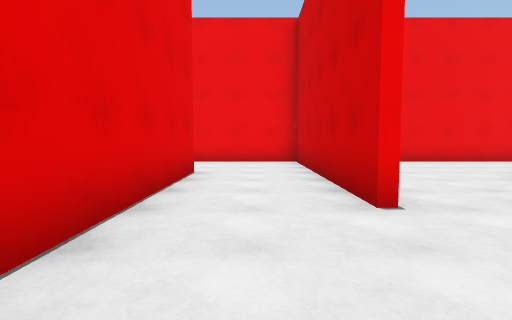
view 1 (above)

19 first-person views from a walk through a scene from a Unity 3-D project. The camera is 1.3 m above the floor, tilts 4° down and sees 80° across. Doors are open. The floor is counted in squares, 2 m on a side. Each view is taken from the middle of a square. On the plan, view 1 faces up. The plan holds only what a view shows up to about 10 squares ahead; the rest is blank. The place goes on beyond the plan. The player is left out.

view 2
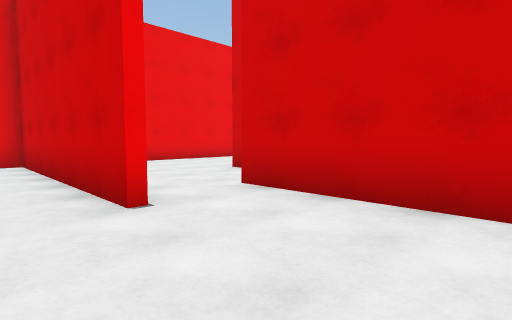

view 3
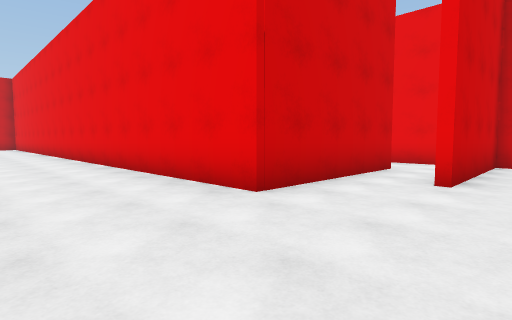

view 4
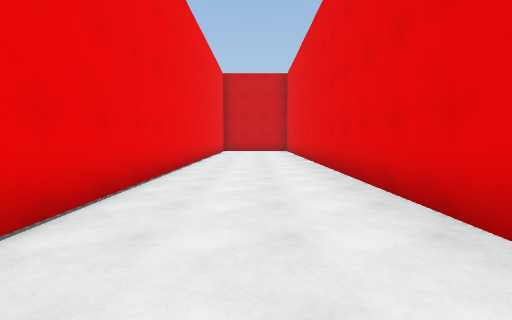

view 5
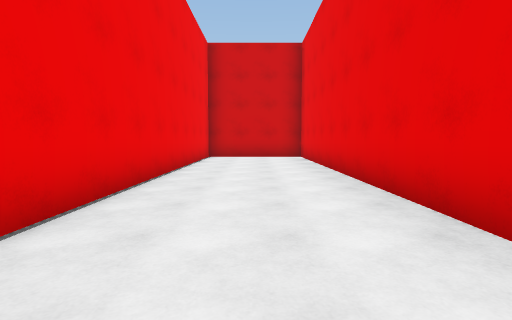

view 6
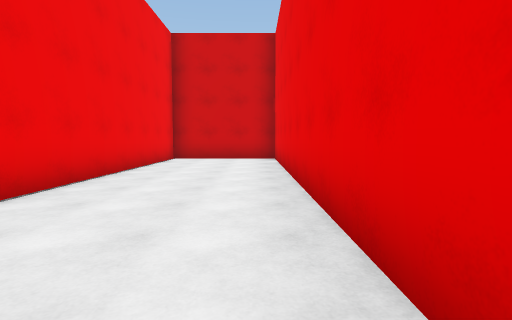

view 7
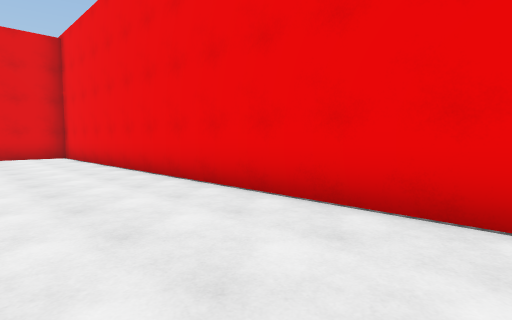

view 8
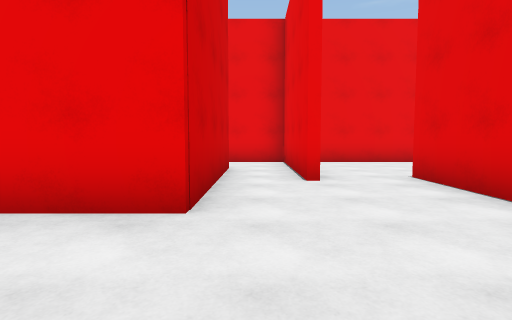

view 9
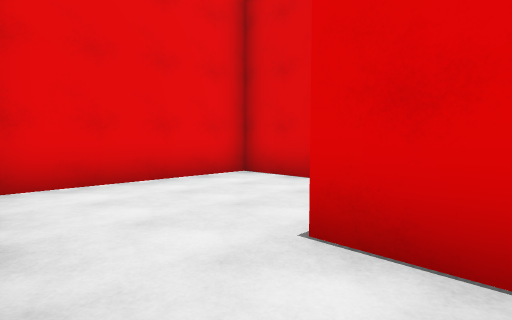

view 10
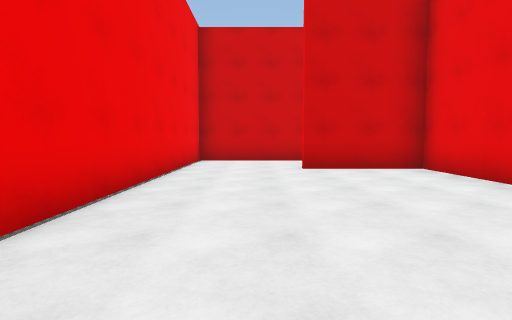

view 11
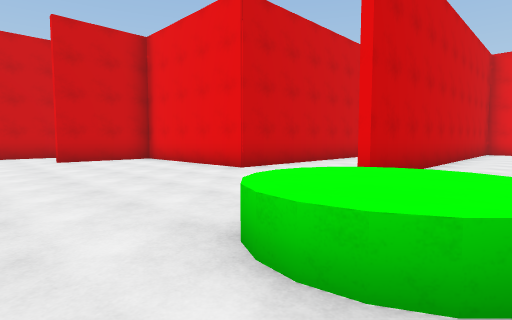

view 12
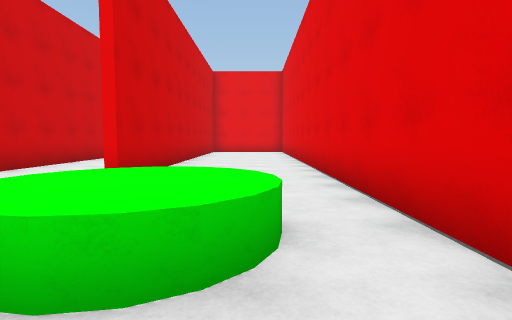

view 13
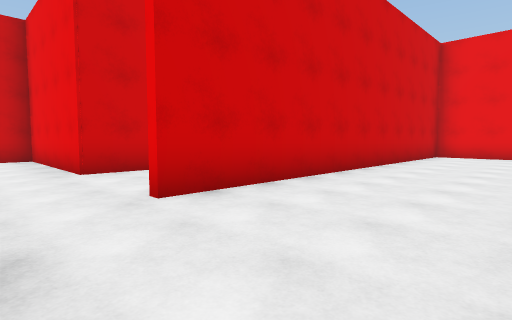

view 14
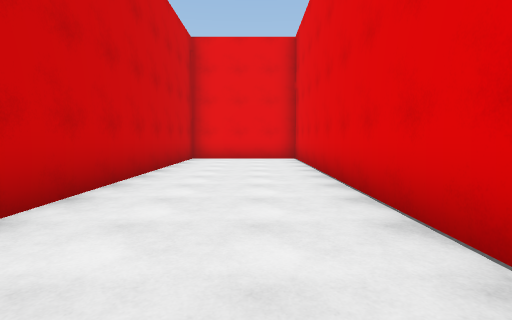

view 15
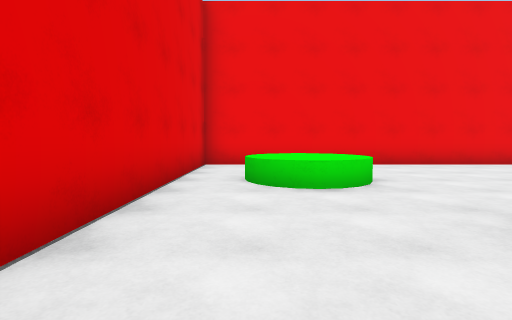

view 16
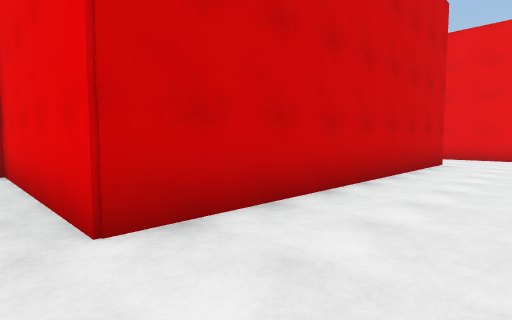

view 17
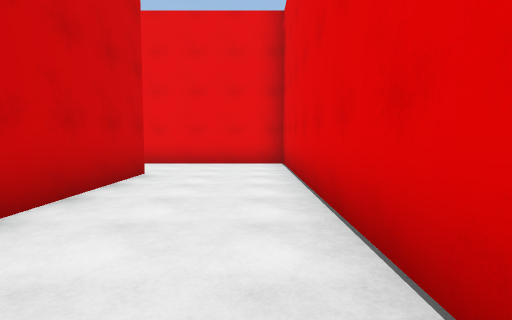

view 18
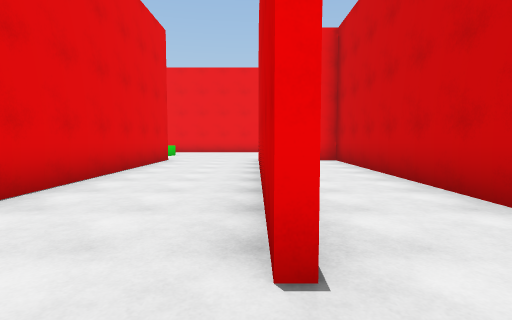

view 19
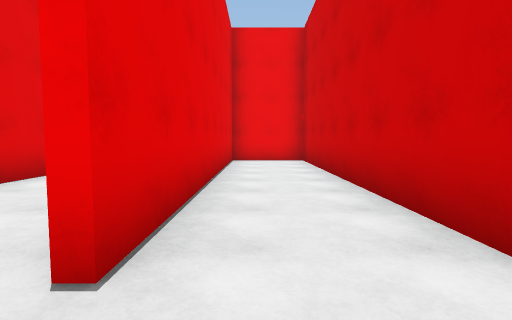

### Floor plan
Points are (right, up) in squares from view 1. A wall is a line through its corners. A room is listed if a view was taken in it or the views show most of it. See-through windows are left out.
Room 1 (views 1, 2)
walls: (3, -0.6) (3, 2.4); (-1.2, 2.5) (-1.2, -0.5) (3, -0.5)
ways out: opening at (2, 3) to room 2; opening at (0, 3) to room 3
Room 2 (views 3, 4, 5, 6, 7, 8, 9)
walls: (4.6, 1.1) (4.6, 5.4) (23.9, 5.4) (23.9, 8.7) (1.3, 8.7) (1.3, 7); (3.2, 3.4) (3.2, -0.6); (3, 2.4) (3, 3.4); (1.3, 4.9) (1.3, 2.8); (3, -0.5) (5.4, -0.5)
ways out: opening at (2, 3) to room 1
Room 3 (views 10, 11, 12, 13, 14, 15, 16, 17, 18)
walls: (-8.7, 3.5) (-8.7, -7) (-5, -7); (-1.2, 5.9) (-1.2, 2.5); (-5.9, -4.8) (-5.9, 3.4) (-1.4, 3.4) (-1.4, 6); (1.1, 2.8) (1.1, 8.7) (-12.3, 8.7) (-12.3, -7) (-8.9, -7) (-8.9, 3.5)
low walls: (-9.7, 5) (-10.2, 4.9); (-10.7, 5) (-11.1, 5.4); (-11.2, 5.8) (-11.1, 6.3)
ways out: opening at (0, 3) to room 1; opening at (-6, -5.5) to room 4
Room 4 (view 19)
walls: (-3.6, -4.4) (-3.6, 3.2) (-5.7, 3.2) (-5.7, -4.8)
ways out: opening at (-6, -5.5) to room 3; opening at (-4, -5.5)

Where each view was taken, in squares from view 1:
view 1: 0 up, 0 right, facing up
view 2: 0 up, 0 right, facing up-right
view 3: 8 up, 2 right, facing down-right
view 4: 7 up, 8 right, facing right
view 5: 7 up, 13 right, facing right
view 6: 6 up, 14 right, facing right
view 7: 6 up, 13 right, facing up-left
view 8: 8 up, 4 right, facing down
view 9: 4 up, 3 right, facing down-left
view 10: 7 up, 8 left, facing right
view 11: 8 up, 11 left, facing down-right
view 12: 8 up, 11 left, facing down
view 13: 5 up, 12 left, facing down-right
view 14: 3 up, 11 left, facing down
view 15: 1 up, 11 left, facing up
view 16: 4 up, 8 left, facing down-right
view 17: 1 up, 8 left, facing down
view 18: 6 down, 6 left, facing up
view 19: 6 down, 5 left, facing up
